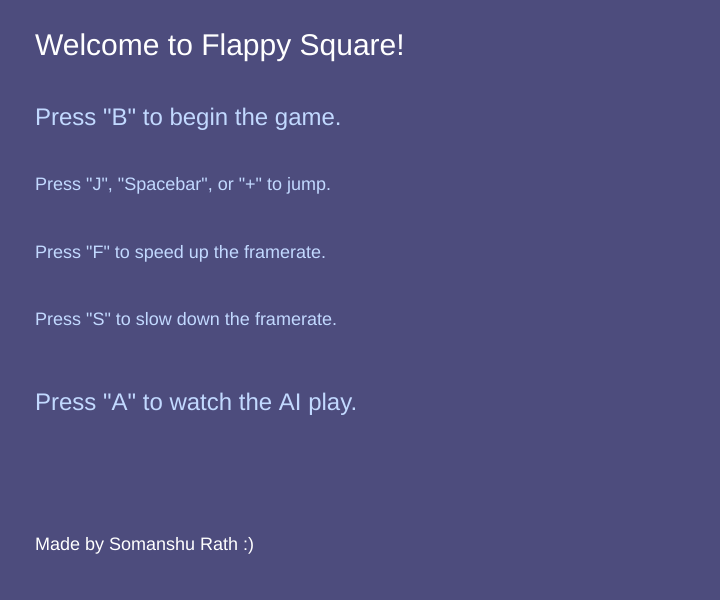
Frame 1 (no input)
Frame 60 (no input): identical to frame 1, image omitted
Frame 120 (the mouse pressed at the canvas centre since frame 60): identical to frame 1, image omitted

The p5.js sketch that drew this single still picture (run headless with seeded random() and noise() and a simulated clock; from frame 60 on, the mouse is pressed at the canvas centre):

// p5.js sketch
// ── sketch.js
const panSpeed = 8; // 9
const gravity = 1.5; // 1.5
const initialJumpSpeed = -10; // -5
const jumpSpeed = -20;
let humanPlayer;
let pipeA;
let pipeB;
const canvasHeight = 600;
const canvasWidth = 720;
let maxScore = 0;
let speed = 60;
let welcomePage = true;

//------------------------------------ player class

class Player {
    constructor() {
        this.x = 125;
        this.y = canvasHeight / 2 - 70;
        this.vely = initialJumpSpeed;
        this.dead = false;
        this.score = 0;
        this.size = 30;
    }
    show() {
        fill('#F99417');
        rect(this.x, this.y, this.size);
    }
    move() {
        this.vely += gravity;
        this.vely = constrain(this.vely, -1000, 25);
        this.y += this.vely;
    }
    update() {
        this.checkCollision();
        this.scoreCalc();
        this.move();
        this.death();
    }
    checkCollision() {
        if (this.x + this.size >= pipeA.x && this.x <= pipeA.x + pipeA.width) {
            if (
                this.y <= canvasHeight - pipeA.height - 80 ||
                this.y + this.size >= pipeA.y + 80
            ) {
                this.dead = true;
            }
        }
        if (this.x + this.size >= pipeB.x && this.x <= pipeB.x + pipeB.width) {
            if (
                this.y <= canvasHeight - pipeB.height - 80 ||
                this.y + this.size >= pipeB.y + 80
            ) {
                this.dead = true;
            }
        }
    }
    flap() {
        this.vely = jumpSpeed;
    }
    death() {
        if (this.y + this.size > canvasHeight || this.y < 0) {
            this.dead = true;
        }
    }
    scoreCalc() {
        if (
            pipeA.x + pipeA.width < humanPlayer.x &&
            !pipeA.dead &&
            !pipeA.counted
        ) {
            humanPlayer.score++;
            pipeA.counted = true;
        } else if (
            pipeB.x + pipeB.width < humanPlayer.x &&
            !pipeB.dead &&
            !pipeB.counted
        ) {
            humanPlayer.score++;
            pipeB.counted = true;
        }
    }
}

//------------------------------------ pipes class

class Pipes {
    constructor(offset) {
        this.width = 60;
        this.maxHeight = (canvasHeight * 3) / 4;
        this.minHeight = canvasHeight / 4;
        this.height = random(this.minHeight - 40, this.maxHeight - 40);
        this.x = offset + canvasWidth;
        this.y = canvasHeight - this.height;
        this.velx = panSpeed;
        this.dead = false;
        this.counted = false;
    }
    show() {
        rectMode(CORNER);
        fill('#F5F5F5');
        rect(this.x, this.y + 80, this.width, this.height - 79);
        rect(this.x, -1, this.width, canvasHeight - this.height - 80);
    }
    move() {
        this.x -= this.velx;
    }
    update() {
        this.move();
        this.death();
    }
    death() {
        if (this.x + this.width < 0) {
            this.dead = true;
        }
    }
}

//------------------------------------ setup and draw

function setup() {
    window.canvas = createCanvas(canvasWidth, canvasHeight);
    humanPlayer = new Player();
    pipeA = new Pipes(0);
    pipeB = new Pipes(canvasWidth / 2);
}

function draw() {
    text('Roboto', 'white');
    noStroke();
    drawToScreen();
    humanPlaying();
}

function drawToScreen() {
    background('#4D4C7D');
    textSize(24);
    fill('black')
    text('Score: ' + humanPlayer.score, 35, 50);
    text('High Score: ' + maxScore, 160, 50);
}

function humanPlaying() {
    if (welcomePage) {
        background('#4D4C7D');
        fill('white');
        textSize(30);
        text(
            'Welcome to Flappy Square!',
            35,
            55
        );
        fill('#C2D9FF');
        textSize(24);
        text(
            '\n\nPress "B" to begin the game.',
            35,
            65
        );
        
        textSize(18);
        text(
            'Press "J", "Spacebar", or "+" to jump. \n\n\nPress "F" to speed up the framerate. \n\n\nPress "S" to slow down the framerate.',
            35,
            190
        );
        textSize(24);
        text('Press "A" to watch the AI play.', 35, 410);
        textSize(18);
        fill('white')
        text('Made by Somanshu Rath :)', 35, 550);
    } else if (!humanPlayer.dead) {
        // speedMod();
        pipeA.show();
        pipeB.show();
        pipeA.update();
        pipeB.update();
        humanPlayer.show();
        humanPlayer.update();
        if (pipeA.dead) {
            pipeA = new Pipes(0);
        } else if (pipeB.dead) {
            pipeB = new Pipes(0);
        }
    } else {
        background('#4D4C7D');
        fill('white');
        textSize(24);
        if (humanPlayer.score > maxScore) {
            text(
                'Score: ' +
                    humanPlayer.score +
                    '     NEW HIGH SCORE!!' +
                    '\n\n\nPress "P" to try again.',
                35,
                155
            );
        } else {
            text(
                'Score: ' +
                    humanPlayer.score +
                    '\n\n\nPress "P" to try again.',
                35,
                155
            );
        }
    }
}

// function speedMod() {
//     while (panSpeed<9){
//     panSpeed = 4 + Math.floor(humanPlayer.score / 5);
//     }
// }

function keyPressed() {
    switch (key) {
        case 'a':
        case 'A':
            welcomePage = false;
            humanPlayer.dead = true;
            break;
        case 'F':
            speed += 10;
            frameRate(speed);
            print(speed);
            break;
        case 'S':
            if (speed > 10) {
                speed -= 10;
                frameRate(speed);
                print(speed);
            }
            break;
        case 'j':
        case ' ':
        case '+':
            if (!humanPlayer.dead) {
                humanPlayer.flap();
            }
            break;
        case 'p':
        case 'P':
            if (humanPlayer.dead) {
                maxScore = max(maxScore, humanPlayer.score);

                delete humanPlayer;
                humanPlayer = new Player();
                pipeA = new Pipes(0);
                pipeB = new Pipes(canvasWidth / 2);
            }
            break;
        case 'b':
        case 'B':
            welcomePage = false;
            break;
    }
}

// ── style.css
html,
body {
    height: 100%;
}

body {
    margin: 0;
    display: flex;

    /* This centers our sketch horizontally. */
    justify-content: center;

    /* This centers our sketch vertically. */
    align-items: center;
}

* {
    background-color: #363062;
}
